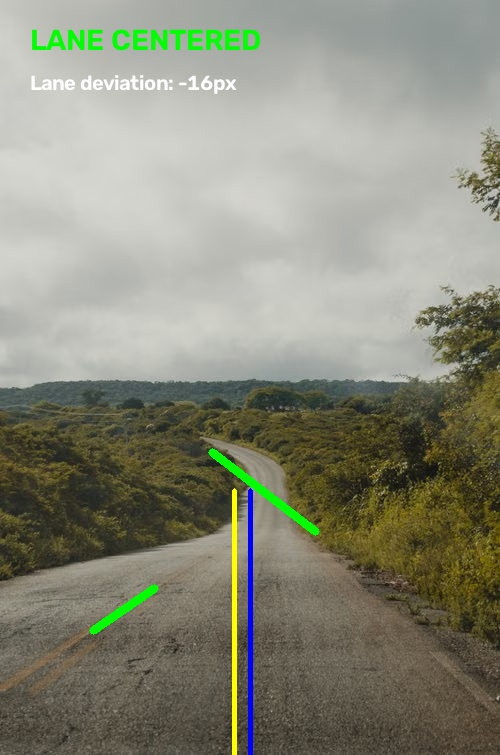
#> input picture 03_Road_Lane_Detection/results/lane_detection_result.jpg, 500 x 755 px
$ python -i lane_detection.py   (imports and definitions only)
#> lines starting #> are read from the running program, lines starting #| are printed output that depends on the picture; after the words box and inside, x2 and y2 are one past the last pixel; in counts of white or black regions, pixels touching at a corner belong together
#> further down, picture is the input picture: shape (755, 500, 3); mean B, G, R 121.7, 138, 136.7
import cv2
import numpy as np
import os
from PIL import Image


# ============================================================
# PATHS
# ============================================================

BASE_DIR = os.path.dirname(os.path.dirname(os.path.abspath(__file__)))

IMAGE_PATH = os.path.join(
    BASE_DIR,
    "dataset",
    "images",
    "road_image.jpg.avif"
)

OUTPUT_DIR = os.path.join(BASE_DIR, "results")
OUTPUT_PATH = os.path.join(
    OUTPUT_DIR,
    "lane_detection_result.jpg"
)


# ============================================================
# LOAD IMAGE
# ============================================================

# [22 lines left out: function load_image, not called in this run]


# ============================================================
# REGION OF INTEREST
# ============================================================

def region_of_interest(image):

    height, width = image.shape[:2]

    mask = np.zeros_like(image)

    polygon = np.array([[
        (int(width * 0.05), height),
        (int(width * 0.40), int(height * 0.58)),
        (int(width * 0.60), int(height * 0.58)),
        (int(width * 0.95), height)
    ]], np.int32)

    cv2.fillPoly(mask, polygon, 255)

    return cv2.bitwise_and(image, mask)


# ============================================================
# AVERAGE LANE LINE
# ============================================================

def average_lane_line(lines):

    if len(lines) == 0:
        return None

    x1_values = []
    y1_values = []
    x2_values = []
    y2_values = []

    for x1, y1, x2, y2 in lines:
        x1_values.append(x1)
        y1_values.append(y1)
        x2_values.append(x2)
        y2_values.append(y2)

    return (
        int(np.mean(x1_values)),
        int(np.mean(y1_values)),
        int(np.mean(x2_values)),
        int(np.mean(y2_values))
    )


# ============================================================
# LANE DETECTION
# ============================================================

def detect_lanes(image):

    gray = cv2.cvtColor(image, cv2.COLOR_BGR2GRAY)
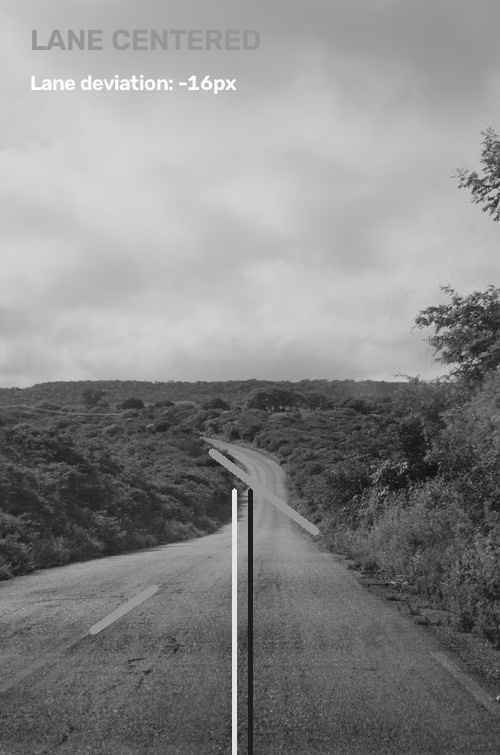
#> gray: shape (755, 500); min 12, max 255, mean 135.7

    # Reduce noise
    blur = cv2.GaussianBlur(gray, (5, 5), 0)

    # Canny edge detection
    edges = cv2.Canny(
        blur,
        50,
        150
    )
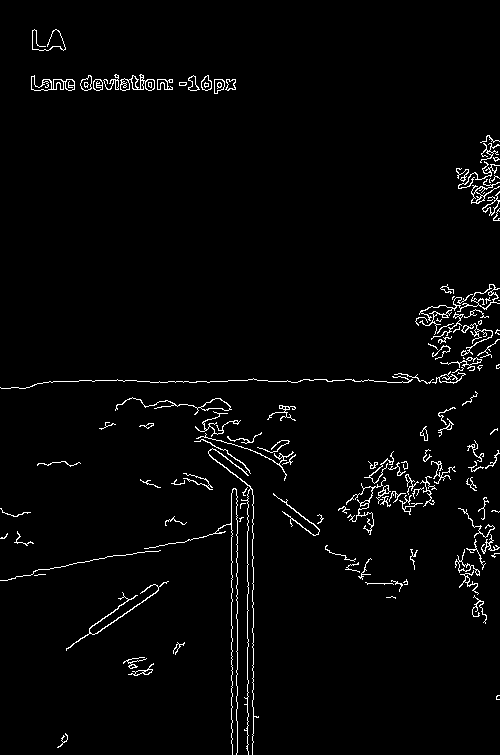
#> edges: shape (755, 500); 2.5% white in thin lines or dots

    # Region of interest
    cropped_edges = region_of_interest(edges)
#> in region_of_interest, `cv2.fillPoly(mask, polygon, 255)`:
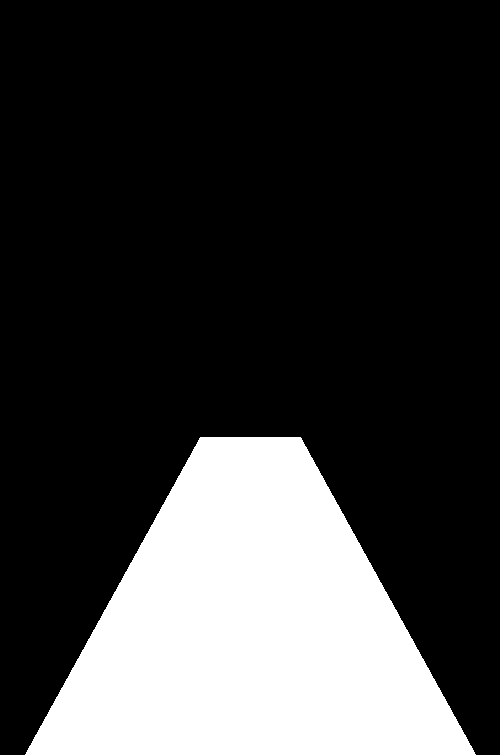
#> mask: shape (755, 500); 23.2% white; 1 white region, box (x1, y1, x2, y2) and area: (25, 437, 476, 755) 87768
#> in region_of_interest, `return cv2.bitwise_and(image, mask)`:
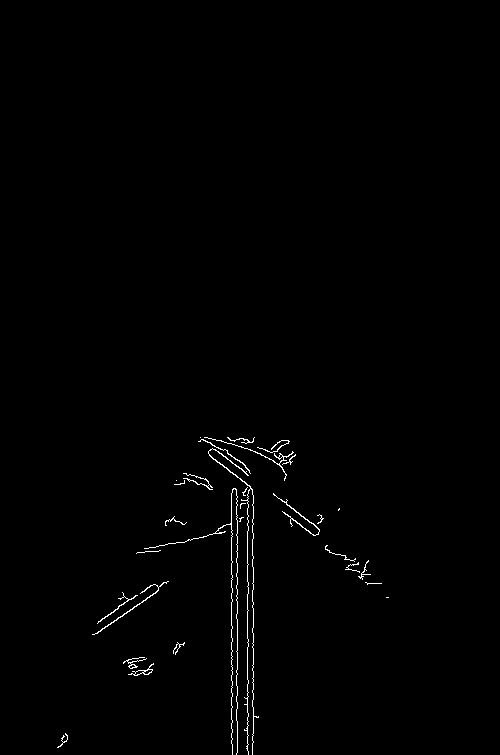
#> returned value: shape (755, 500); 0.72% white in thin lines or dots, all inside (x1, y1, x2, y2) = (57, 437, 389, 755)

    # Hough Line Transform
    lines = cv2.HoughLinesP(
        cropped_edges,
        rho=1,
        theta=np.pi / 180,
        threshold=35,
        minLineLength=30,
        maxLineGap=100
    )
#> lines = 16 rows, first 6: [247, 750, 247, 439], [237, 752, 237, 439], [231, 743, 231, 440], [253, 742, 253, 438], [236, 754, 236, 439], [209, 455, 378, 583]

    result = image.copy()

    left_lines = []
    right_lines = []

    if lines is not None:

        # Make every detected line a simple [x1,y1,x2,y2]
        lines = np.asarray(lines).reshape(-1, 4)

        for line in lines:

            x1, y1, x2, y2 = map(int, line)

            if x2 == x1:
                continue

            slope = (y2 - y1) / (x2 - x1)

            # Ignore horizontal lines
            if abs(slope) < 0.4:
                continue

            # Left lane
            if slope < 0:
                left_lines.append(
                    (x1, y1, x2, y2)
                )

            # Right lane
            else:
                right_lines.append(
                    (x1, y1, x2, y2)
                )
#> this loop made 16 passes
#> (x1, y1, x2, y2) on passes 1, 2, 3, 4, 5, 7, 10, 11: (247, 750, 247, 439), (237, 752, 237, 439), (231, 743, 231, 440), (253, 742, 253, 438), (236, 754, 236, 439), (252, 754, 252, 441), (232, 754, 232, 440), (248, 754, 248, 440)
#> (x1, y1, x2, y2, slope) on passes 6, 8, 9, 12, 13, 14: (209, 455, 378, 583, 0.757), (97, 633, 287, 500, -0.7), (200, 437, 365, 566, 0.782), (145, 548, 301, 515, -0.212), (205, 440, 365, 565, 0.781), (205, 437, 290, 461, 0.282)
#> after the loop, left_lines = [(97, 633, 287, 500), (97, 623, 243, 517)]; right_lines = [(209, 455, 378, 583), (200, 437, 365, 566), (205, 440, 365, 565), (208, 453, 374, 583)]

    left_lane = average_lane_line(left_lines)
#> the loop in average_lane_line, `for x1, y1, x2, y2 in lines:` made 2 passes
#> after the loop in average_lane_line, `for x1, y1, x2, y2 in lines:`: x1_values = [97, 97]; x2_values = [287, 243]; y1_values = [633, 623]; y2_values = [500, 517]
#> left_lane = (97, 628, 265, 508)
    right_lane = average_lane_line(right_lines)
#> the loop in average_lane_line (call 2), `for x1, y1, x2, y2 in lines:` made 4 passes
#> right_lane = (205, 446, 370, 574)

    # Draw left lane
    if left_lane is not None:

        x1, y1, x2, y2 = left_lane
#> y1 = 628; x2 = 265; y2 = 508

        cv2.line(
            result,
            (x1, y1),
            (x2, y2),
            (0, 255, 0),
            8
        )

    # Draw right lane
    if right_lane is not None:

        x1, y1, x2, y2 = right_lane
#> x1 = 205; y1 = 446; x2 = 370; y2 = 574

        cv2.line(
            result,
            (x1, y1),
            (x2, y2),
            (0, 255, 0),
            8
        )
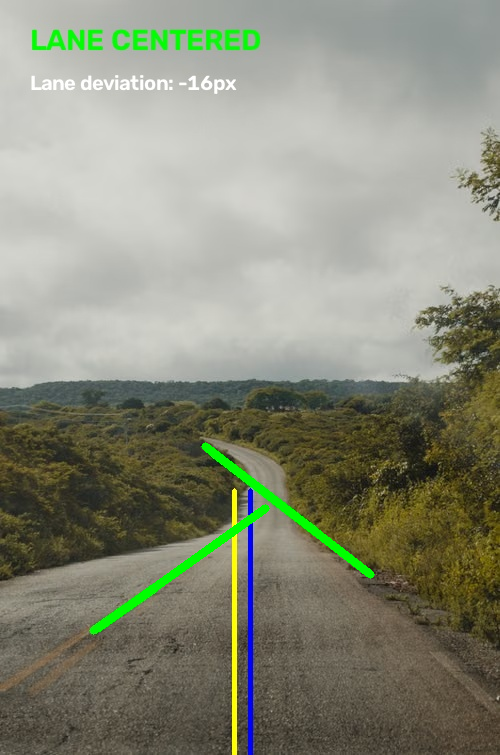
#> result: shape (755, 500, 3); mean B, G, R 121.2, 138.7, 136.1

    return result, left_lane, right_lane


# ============================================================
# LANE DEPARTURE WARNING
# ============================================================

# [167 lines left out: functions calculate_departure_warning, main, not called in this run]


# [2 lines not run here, left out]

>>> import cv2
>>> picture = cv2.imread('../results/lane_detection_result.jpg')
>>> result = detect_lanes(picture)
